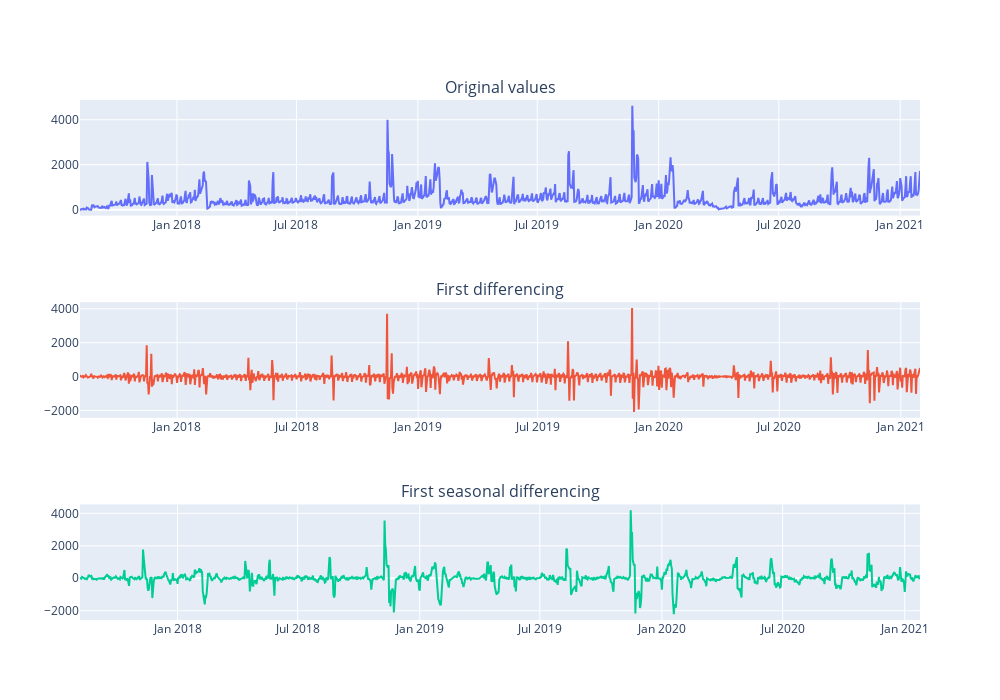

Source (notebook cell):
### Code cell
# differencing
ts_company_dif = ts_company.diff(periods=1).dropna()
ts_company_sdif = ts_company.diff(periods=7).dropna()

# differencing plots
fig = make_subplots(rows=3, cols=1, subplot_titles=['Original values','First differencing','First seasonal differencing'])

fig.add_trace(
    go.Scatter(x=ts_company.index, y=ts_company),
    row=1, col=1
)
fig.add_trace(
    go.Scatter(x=ts_company.index, y=ts_company_dif),
    row=2, col=1
)
fig.add_trace(
    go.Scatter(x=ts_company.index, y=ts_company_sdif),
    row=3, col=1
)

fig.update_layout(width=1000, height=700, showlegend=False)
fig.show()

### Figure 1 — Plotly figure (JSON) as saved in the notebook; plotly's stock layout.template omitted (floating-point values rounded to 4 significant figures; data arrays with more than 128 entries replaced by an {"elided": "..."} marker saying what was removed)
{"data": [{"type": "scatter", "x": {"elided": "1274 str values"}, "xaxis": "x", "y": {"elided": "1274 float values"}, "yaxis": "y"}, {"type": "scatter", "x": {"elided": "1274 str values"}, "xaxis": "x2", "y": {"elided": "1273 float values"}, "yaxis": "y2"}, {"type": "scatter", "x": {"elided": "1274 str values"}, "xaxis": "x3", "y": {"elided": "1267 float values"}, "yaxis": "y3"}], "layout": {"annotations": [{"font": {"size": 16}, "showarrow": false, "text": "Original values", "x": 0.5, "xanchor": "center", "xref": "paper", "y": 1, "yanchor": "bottom", "yref": "paper"}, {"font": {"size": 16}, "showarrow": false, "text": "First differencing", "x": 0.5, "xanchor": "center", "xref": "paper", "y": 0.6111, "yanchor": "bottom", "yref": "paper"}, {"font": {"size": 16}, "showarrow": false, "text": "First seasonal differencing", "x": 0.5, "xanchor": "center", "xref": "paper", "y": 0.2222, "yanchor": "bottom", "yref": "paper"}], "height": 700, "showlegend": false, "width": 1000, "xaxis": {"anchor": "y", "domain": [0, 1]}, "xaxis2": {"anchor": "y2", "domain": [0, 1]}, "xaxis3": {"anchor": "y3", "domain": [0, 1]}, "yaxis": {"anchor": "x", "domain": [0.7778, 1]}, "yaxis2": {"anchor": "x2", "domain": [0.3889, 0.6111]}, "yaxis3": {"anchor": "x3", "domain": [0, 0.2222]}}}
